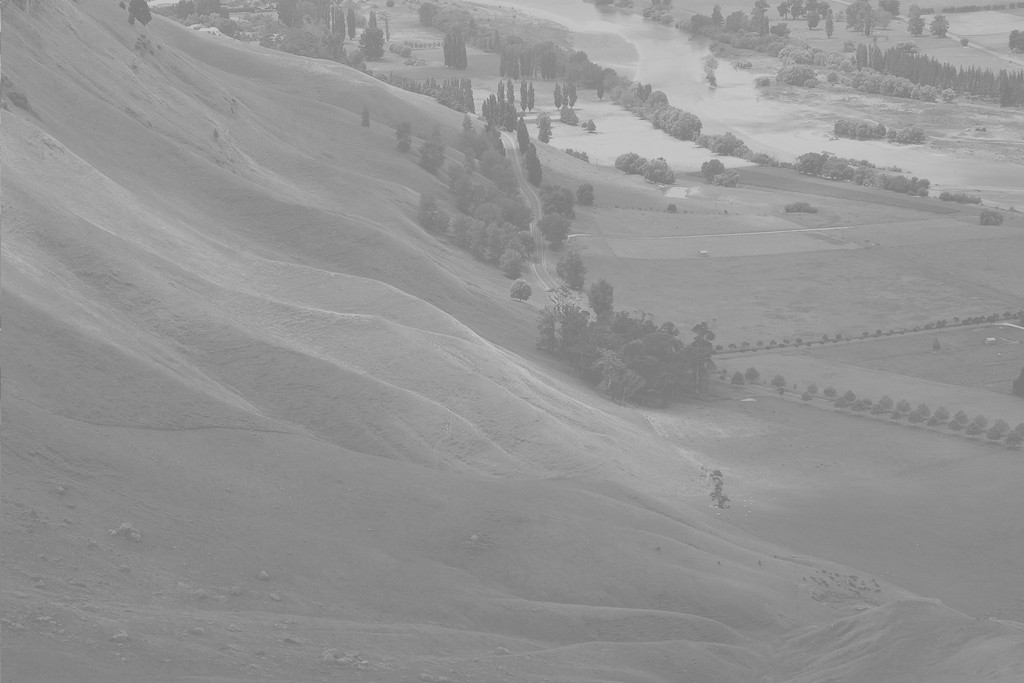
%> input picture E06 - Histograms/unequal.png, 1024 x 683 px
$ octave E06.m   (GNU Octave 9; MATLAB toolbox functions it lacks are replaced by stand-ins)
%> lines starting %> are read from the running program, lines starting %| are printed output that depends on the picture
I = imread('unequal.png');
%> I is the input picture: size 683x1024 uint8; min 114, max 208, mean 148
HistImage = imhist(I); % histogram of input
%> HistImage = 256 values, max 28701 at index 138, min 0 at index 1, mean 2732
%plot(HistImage);title('histogram of image');
N = numel(I);% number of pxiel
%> N = 699392
HistImageN = HistImage / N; % normalize
%> HistImageN = 256 values, max 0.041 at index 138, min 0 at index 1, mean 0.00391
c = cumsum(HistImageN); %CDF of input
%> c = 256 values from 0 to 1

g = c(I+1); % avoid 0 index
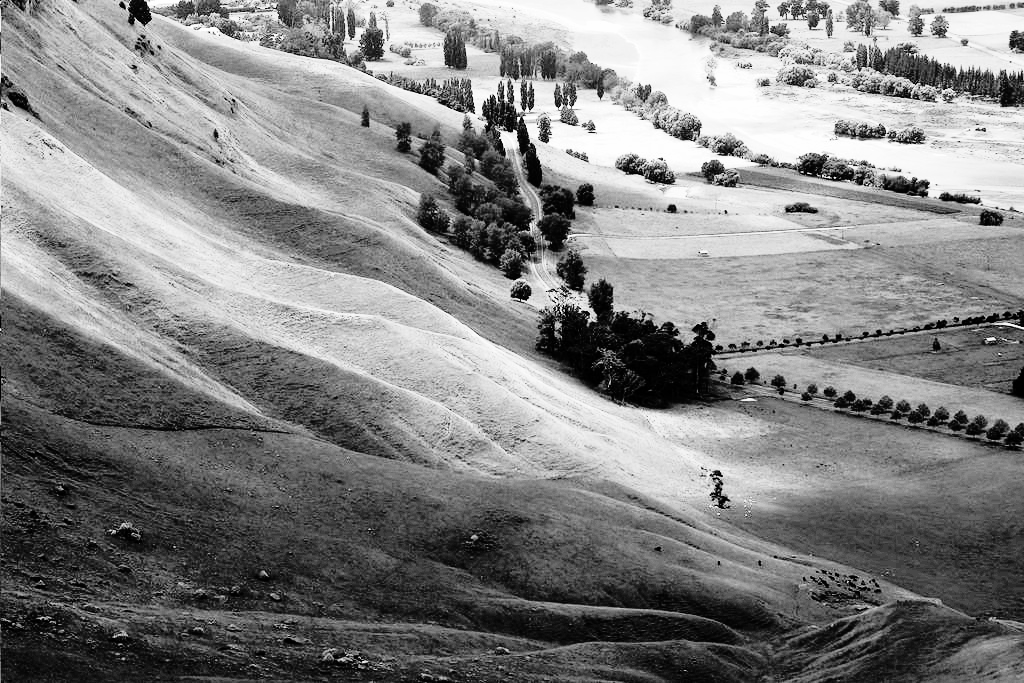
%> g: size 683x1024 double; min 1.43e-06, max 1, mean 0.512
HistG = imhist(g); % hist of equalized
%> HistG = 256 values, max 28701 at index 64, min 0 at index 6, mean 2732
N2 = numel(g);
%> N2 = 699392
HistN2 = HistG/N2; % normalize
%> HistN2 = 256 values, max 0.041 at index 64, min 0 at index 6, mean 0.00391
CSG = cumsum(HistN2); % CDF of equalized
%> CSG = 256 values from 0.00126 to 1

figure
subplot(2,4,1)
imshow(I);
title('origin image')

subplot(2,4,2)
plot(HistImage)
title('histogram of image')

subplot(2,4,3)
plot(HistImageN);
title('normalized histogram of input')

subplot(2,4,4)
plot(c);
title('CDF of input')

subplot(2,4,5)
imshow(g);
title('histogram equalized image')

subplot(2,4,6)
plot(HistG)
title('histogram of image')

subplot(2,4,7)
plot(HistN2);
title('normalized histogram of image')

subplot(2,4,8)
plot(CSG);
title('CDF of G')
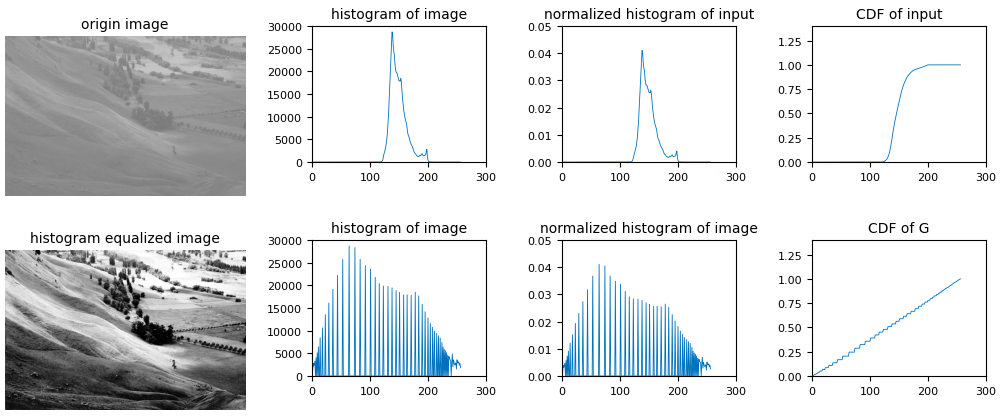
%> figure redrawn from the program's plot data, 8 panels
